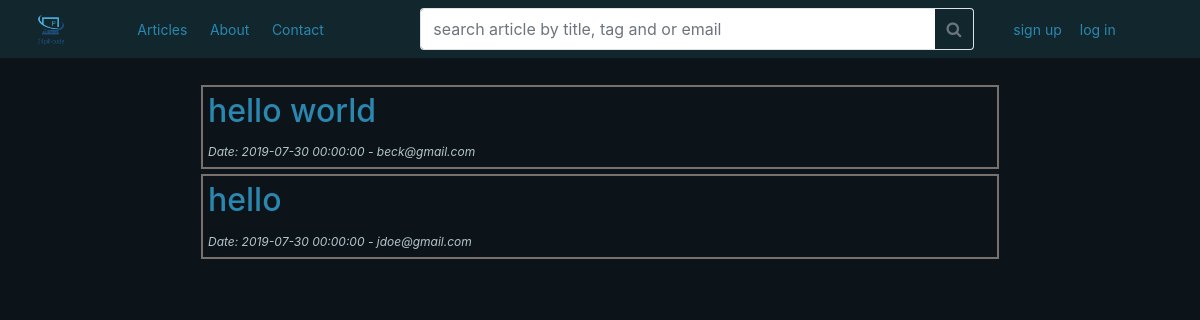
/all_articles.php, run on an earlier commit of the app's database.
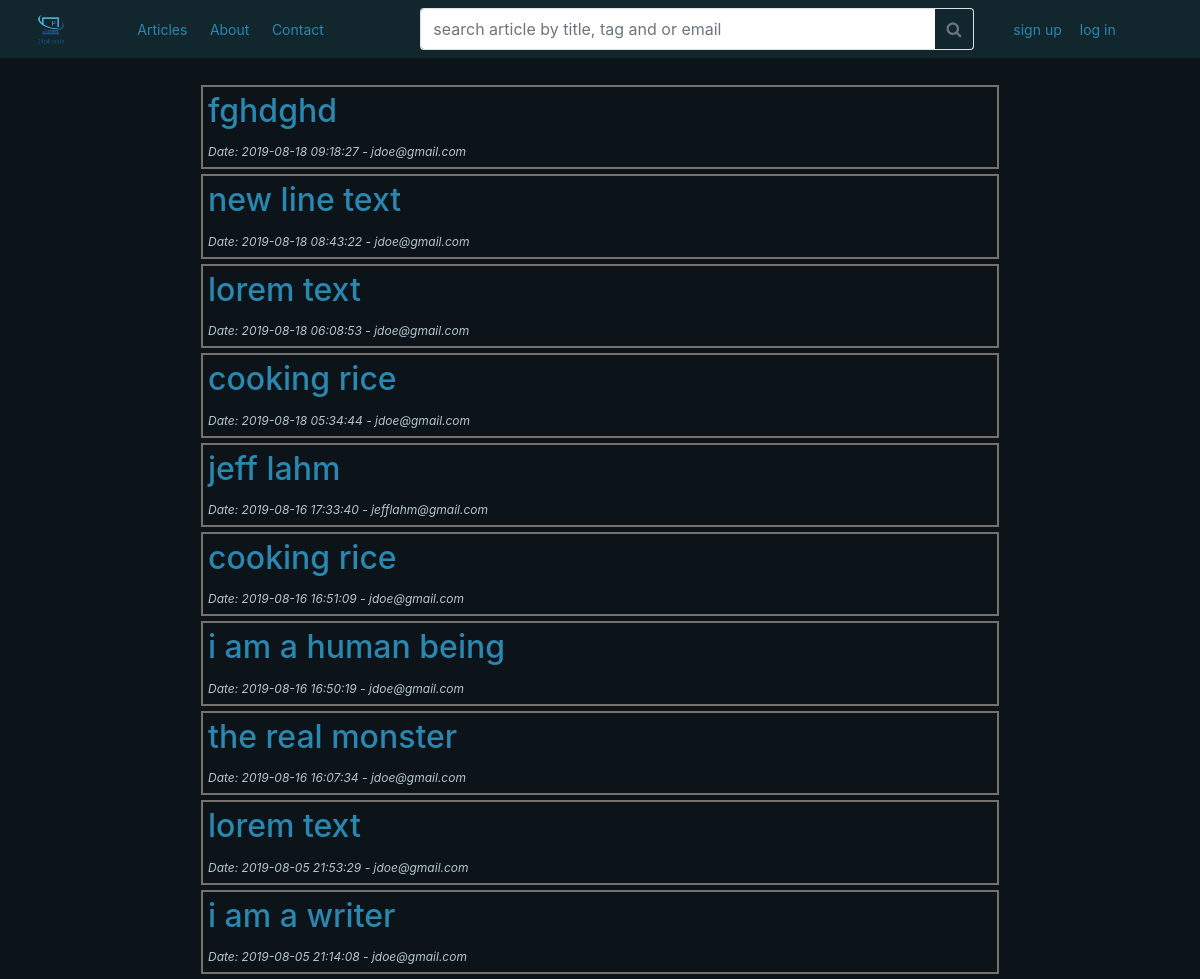
And on a later commit of the database.
### tables this page shows
CREATE TABLE `articles` (
  `post_id` int(11) NOT NULL,
  `post_title` varchar(255) NOT NULL,
  `post_content` text NOT NULL,
  `post_date` datetime NOT NULL DEFAULT current_timestamp(),
  `user_email` varchar(255) NOT NULL
);

### views_preprocessor.php (called while the page is built, shortened)
<?php
    require_once "includes/functions.php";
    include_once "templates/header.php";
    include_once "templates/navigation_bar.php";

### includes/functions.php (called while the page is built, shortened)
<?php
    function check_session()
    {
        if (!$GLOBALS['db_connection'] || !isset($_SESSION['token'])) {
            return 0;
        }
        return 1;
    }

### all_articles.php (the view, shortened to what this page needs)
<?php
    include_once "views_preprocessor.php";
?>
<?php
    $read_article_title_query = "SELECT `post_title`, `post_date`, `user_email`, `post_id` FROM `articles` ORDER BY `post_date` DESC;";
    $article_result = mysqli_query($db_connection, $read_article_title_query);
    $article_data = mysqli_fetch_all($article_result);
?>
<div class="index-body container-fluid">
    <?php
        if ($article_data):
            foreach ($article_data as $data):
    ?>
                <div class="article">
                    <a href=<?="article.php?qid=". $data[3];?>>
                        <h2><?=$data[0];?></h2>
                    </a>
                    <span>Date: <?=$data[1] . " - " . $data[2];?></span>
                </div>
    <?php
            endforeach;
        else:
    ?>      <div>
                <p>Sorry Note articles here yet!!!</p>
            </div>
    <?php
        endif;
    ?>
</div>

### templates/header.php (shortened to what this page needs)
<!DOCTYPE html>
<html lang="en">
<head>
    <link rel="stylesheet" href="statics/css/bootstrap.css">
    <link rel="stylesheet" href="statics/css/custom.css">
    <link rel="stylesheet" href="statics/css/font-awesome-4.7.0/css/font-awesome.min.css">
</head>
<body>
    <div class="container-fluid">

### templates/navigation_bar.php
<?php
    require_once "includes/functions.php";
?>
<nav class="container-fluid col-md-12 navbar navbar-expand-lg box fixed-top mb-5">
    <div class="col-md-1">
        <a class="navbar-brand" href="./">
            <img src="statics/img/24pill-code-blue.png" alt="logo-brand" width="40" height="30">
        </a>
    </div>
    <div class="col-md-3">
        <a class="btn btn-sm" href="all_articles.php">Articles</a>
        <a class="btn btn-sm" href="about.php">About</a>
        <a class="btn btn-sm" href="contact.php">Contact</a>
    </div>
     <div class="input-group col-md-6">
        <input class="form-control py-2 border-right-0 border" type="search" placeholder="search article by title, tag and or email" id="example-search-input">
        <span class="input-group-append">
            <button class="btn btn-outline-secondary border-left-0 border" type="button">
                <i class="fa fa-search"></i>
            </button>
        </span>
    </div>
	<div class="col-md-2">
        <?php
            if (check_session()) {
                echo "<a class='btn btn-sm' href='write_article.php'>write article</a>";
                echo "<a class='btn btn-sm' href='includes/logout.php'>log out</a>";
            } else {
                echo "<a class='btn btn-sm' href='signup.php'>sign up</a>";
                echo "<a class='btn btn-sm' href='login.php'>log in</a>";
            }
        ?>
    </div>
</nav>

### statics/css/custom.css (style rules this page uses)
html, body { background-color: #0c141a; color: #ffffff; }
h1, h2, h3, h4, h5, h6, a, button { color: #2a87af; }
.box { background-color: #11272d; }
div.article { margin: 5px auto; padding: 5px; border: 2px solid #77716d; width: 70%; }
div.article span { margin: 5px auto; font-size: 12px; color: #b4c6cc; font-style: oblique; }
.index-body { margin-top: 70px; padding-top: 10px; }

What changed in the data, as far as the page shows it:
removed articles: post_title "hello world", post_date "2019-07-30 00:00:00", user_email "beck@gmail.com"
removed articles: post_title "hello", post_date "2019-07-30 00:00:00", user_email "jdoe@gmail.com"
added articles: post_title "fghdghd", post_date "2019-08-18 09:18:27", user_email "jdoe@gmail.com"
added articles: post_title "new line text", post_date "2019-08-18 08:43:22", user_email "jdoe@gmail.com"
added articles: post_title "lorem text", post_date "2019-08-18 06:08:53", user_email "jdoe@gmail.com"
added articles: post_title "cooking rice", post_date "2019-08-18 05:34:44", user_email "jdoe@gmail.com"
added articles: post_title "jeff lahm", post_date "2019-08-16 17:33:40", user_email "jefflahm@gmail.com"
added articles: post_title "cooking rice", post_date "2019-08-16 16:51:09", user_email "jdoe@gmail.com"
added articles: post_title "i am a human being", post_date "2019-08-16 16:50:19", user_email "jdoe@gmail.com"
added articles: post_title "the real monster", post_date "2019-08-16 16:07:34", user_email "jdoe@gmail.com"
added articles: post_title "lorem text", post_date "2019-08-05 21:53:29", user_email "jdoe@gmail.com"
added articles: post_title "i am a writer", post_date "2019-08-05 21:14:08", user_email "jdoe@gmail.com"
